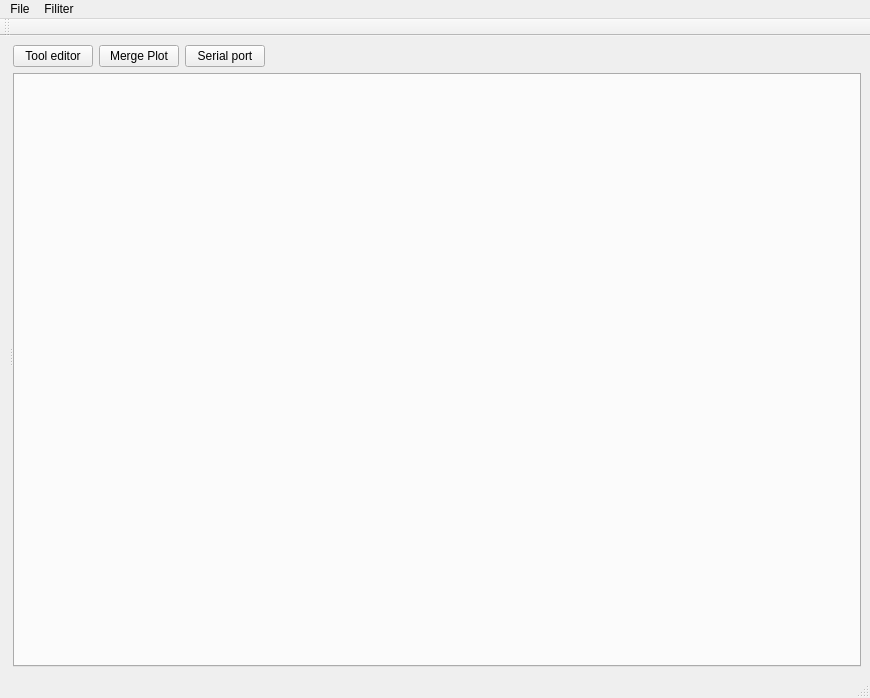
<?xml version="1.0" encoding="UTF-8"?>
<ui version="4.0">
 <class>MainWindow</class>
 <widget class="QMainWindow" name="MainWindow">
  <property name="geometry">
   <rect>
    <x>0</x>
    <y>0</y>
    <width>870</width>
    <height>698</height>
   </rect>
  </property>
  <property name="windowTitle">
   <string>MainWindow</string>
  </property>
  <widget class="QWidget" name="centralWidget">
   <layout class="QHBoxLayout" name="horizontalLayout">
    <item>
     <widget class="QSplitter" name="main_splitter">
      <property name="orientation">
       <enum>Qt::Horizontal</enum>
      </property>
      <widget class="QWidget" name="verticalLayoutWidget">
       <layout class="QVBoxLayout" name="editorLayout"/>
      </widget>
      <widget class="QWidget" name="layoutWidget">
       <layout class="QVBoxLayout" name="verticalLayout_2">
        <item>
         <layout class="QVBoxLayout" name="verticalLayout">
          <item>
           <layout class="QHBoxLayout" name="horizontalLayout_2">
            <item>
             <widget class="QPushButton" name="editor_btn">
              <property name="text">
               <string>Tool editor</string>
              </property>
             </widget>
            </item>
            <item>
             <widget class="QPushButton" name="merge_btn">
              <property name="text">
               <string>Merge Plot</string>
              </property>
             </widget>
            </item>
            <item>
             <widget class="QPushButton" name="serial_btn">
              <property name="text">
               <string>Serial port</string>
              </property>
             </widget>
            </item>
            <item>
             <spacer name="horizontalSpacer">
              <property name="orientation">
               <enum>Qt::Horizontal</enum>
              </property>
              <property name="sizeHint" stdset="0">
               <size>
                <width>40</width>
                <height>20</height>
               </size>
              </property>
             </spacer>
            </item>
           </layout>
          </item>
         </layout>
        </item>
        <item>
         <widget class="QTabWidget" name="tabWidget">
          <property name="toolTip">
           <string/>
          </property>
          <property name="currentIndex">
           <number>-1</number>
          </property>
          <property name="tabsClosable">
           <bool>true</bool>
          </property>
         </widget>
        </item>
       </layout>
      </widget>
     </widget>
    </item>
   </layout>
  </widget>
  <widget class="QStatusBar" name="statusBar"/>
  <widget class="QToolBar" name="toolBar">
   <property name="windowTitle">
    <string>toolBar</string>
   </property>
   <attribute name="toolBarArea">
    <enum>TopToolBarArea</enum>
   </attribute>
   <attribute name="toolBarBreak">
    <bool>false</bool>
   </attribute>
  </widget>
  <widget class="QMenuBar" name="menuBar">
   <property name="geometry">
    <rect>
     <x>0</x>
     <y>0</y>
     <width>870</width>
     <height>21</height>
    </rect>
   </property>
   <widget class="QMenu" name="menuFile">
    <property name="title">
     <string>File</string>
    </property>
   </widget>
   <widget class="QMenu" name="menuFiliter">
    <property name="title">
     <string>Filiter</string>
    </property>
    <addaction name="actionLoad_data"/>
    <addaction name="actionFilter_Design"/>
    <addaction name="actionSave_Image"/>
    <addaction name="actionExport_data"/>
   </widget>
   <addaction name="menuFile"/>
   <addaction name="menuFiliter"/>
  </widget>
  <action name="actionLoad_data">
   <property name="text">
    <string>Load Data</string>
   </property>
  </action>
  <action name="actionFilter_Design">
   <property name="text">
    <string>Filter Design</string>
   </property>
  </action>
  <action name="actionSave_Image">
   <property name="text">
    <string>Save Image</string>
   </property>
  </action>
  <action name="actionExport_data">
   <property name="text">
    <string>Export data</string>
   </property>
  </action>
 </widget>
 <resources>
  <include location="../icon.qrc"/>
 </resources>
 <connections/>
</ui>
